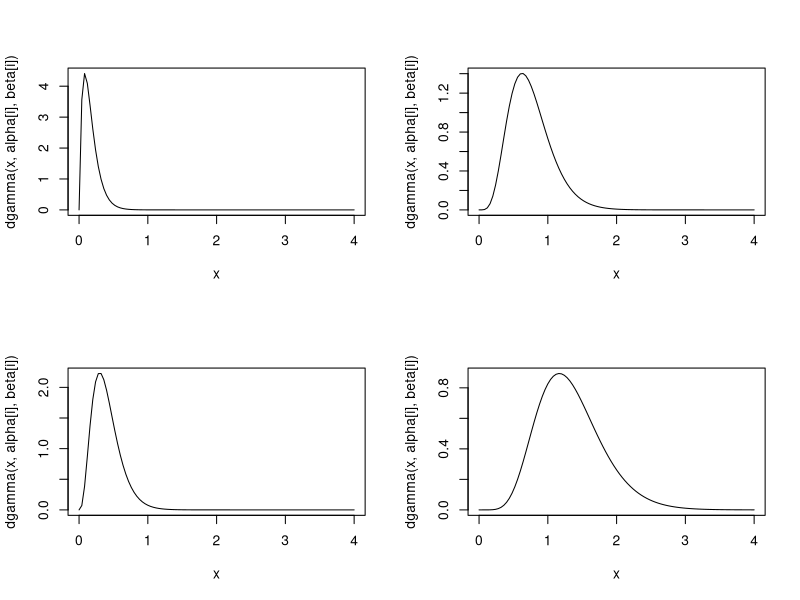
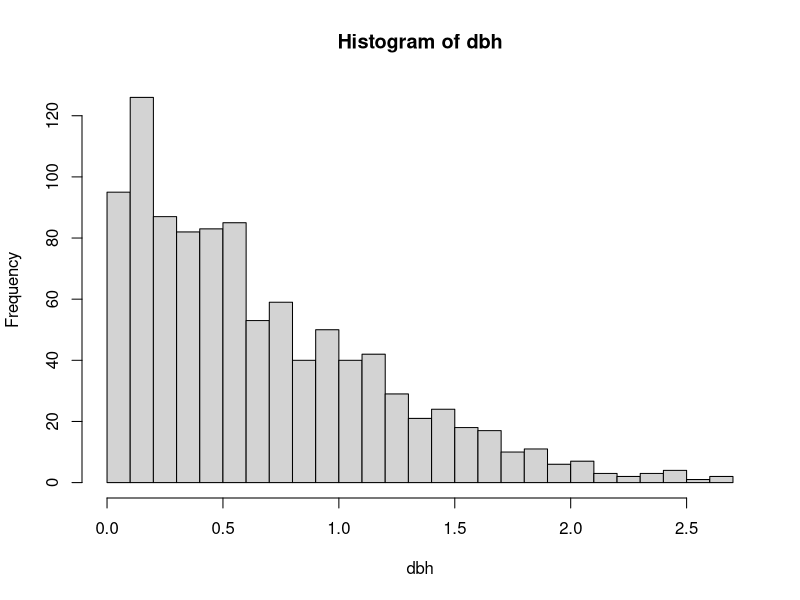
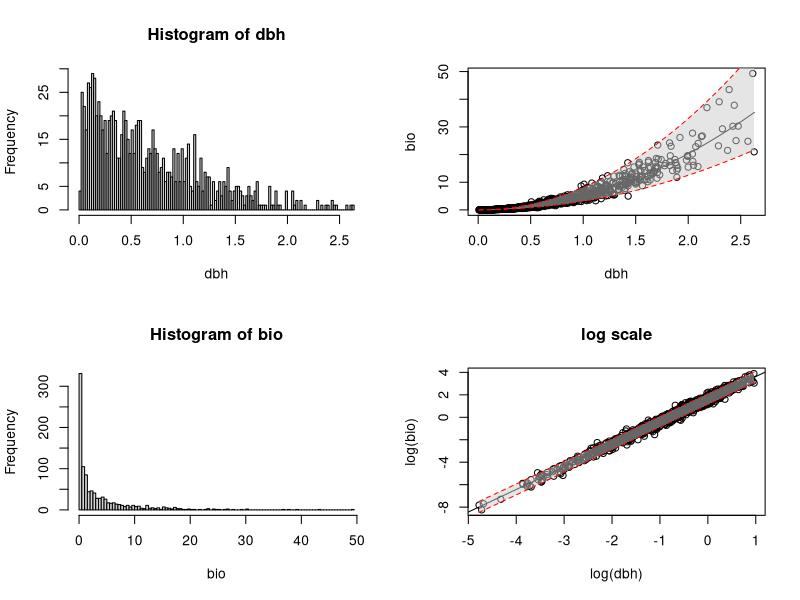

Reproduce these figures in R, in order.
##
## libraries and functions
##

make.gamma.mixture <- function(N, alpha, beta){
	# makes a mixture of gamma distributions given alpha and beta vectors
	n <- length(alpha)
	samp <- sample(1:n, N, replace = TRUE)    
	dbh <- rgamma(N, alpha[samp], beta[samp])
}

make.sim.biomass <- function(dbh, b0, b1, s2){
	# make a power law distribution function with exponential random normal error and restricts values less than 0
	N <- length(dbh)
	bio <- b0 * dbh ^ b1 * exp(rnorm(N, 0, s2))
	bio[bio < 0] <- min(bio)
	if(length(bio[bio < 0]) == 0){
		return(bio)
	} else{
		return(bio)
		"some values of biomass were less than 0 so were set to min(bio)"
	}
}

make.model.plot <- function(dbh, bio, file = 'pathname'){ # plot model fits and save to file using file = 'pathname'
	if(file != 'pathname'){
		pdf(file = "fullModel")
	}
	N <- length(dbh)
	layout(matrix(1:4, nrow = 2))
	hist(dbh, breaks = floor(N / 10))
	hist(bio, breaks = floor(N / 10))
	# model
	model <- lm(log(bio) ~ log(dbh))
	newdbh <- seq(min(dbh), max(dbh), length.out = N)
	preds <- predict(model, newdata = data.frame(dbh = newdbh), interval = "predict")
	
	plot(bio ~ dbh)
	curve(exp(model$coeff[1]) * x^model$coeff[2], add = TRUE)
	polygon(c(rev(newdbh), newdbh), c(rev(exp(preds[, 3])), exp(preds[, 2])), col = adjustcolor('grey80', alpha.f=0.5), border = NA)
	lines(newdbh, exp(preds[ ,3]), lty = 'dashed', col = 'red')
	lines(newdbh, exp(preds[ ,2]), lty = 'dashed', col = 'red')
	
	plot(log(bio) ~ log(dbh), main = 'log scale')
	abline(model)
	polygon(c(rev(log(newdbh)), log(newdbh)), c(rev(preds[, 3]), preds[, 2]), col = adjustcolor('grey80', alpha.f=0.5), border = NA)
	lines(log(newdbh), preds[ ,3], lty = 'dashed', col = 'red')
	lines(log(newdbh), preds[ ,2], lty = 'dashed', col = 'red')
	if(file != 'pathname'){
		dev.off()
	}
}

make.pi <- function(N){
	if(floor(N) < N){
		"N must be an integer"
	} else if(N < 2){
		"N must be greater than 2"
	} else if(N == 2){
		bias <- c(1 / 4, 0)
	} else {
		bias <- vector(length = N)
		for(j in 1:(N-1)){
			bias[j] <- (1 / (N * (N - 1)) * (sum(1:(N-1) * 1:(N-1) / (2:N))) + 1 /2 - (N - 1) / N) * (N - j)
		}
		bias[N] <- 0
		return(bias + 1:N / N)
	}
}

make.samp <- function(dbh, bio, n, method = 'srs'){
	N <- length(dbh)
	if(method == 'srs'){
		p <- n * rep(1 / N, N)
		samp <- sample(1:N, n, prob = p)
	}
	if(method == 'pps'){
		p <- n * dbh / sum(dbh)
		samp <- sample(1:N, n, prob = p)
	}
	if(method == 'ecdf'){
		p <- 2 * n / N * ecdf(dbh)(dbh)
		samp <- which(rbinom(1:N, 1, p) == 1)
	}
	if(method == 'design'){
		idx <- sample(1:N)
		p <- vector(length = N)
		for(k in 1:N){
			x <- dbh[idx[1:k]]
			fn <- ecdf(x)
			p[k] <- fn(x)[k]
		}
		p <- p * 2 * n / N # potential sample size adjustment
		samp <- which(rbinom(N, 1, p) == 1)
		idx <- order(dbh)
		#p <- make.pi(N)
	}  
	prob <- p[samp]
	dbh.samp <- dbh[samp]
	dbh.mn <- 1 / N * sum(dbh.samp / prob)
	bio.samp <- bio[samp]
	bio.mn <- 1 / N * sum(bio.samp / prob)	
	list(dbh = dbh.samp, dbh.mn = dbh.mn, bio = bio.samp, bio.mn = bio.mn, p = p, samp = samp)
}


##
## Simulate dbh
##

N <- 1000 # finite population size
n <- 100 # expected sample size

##
## Start with a population that is a mixture of Gamma Distributions
##

alpha <- c(2, 4, 6, 8) # gamma mixture parameter
beta <- c(12, 10, 8, 6) # gamma mixture parameter

dbh <- make.gamma.mixture(N, alpha, beta)

##
## Plot DBH
##

layout(matrix(1:4, 2, 2))
for(i in 1:4){ # plot the four distibutions to mix
	curve(dgamma(x, alpha[i], beta[i]), from = 0, to = 4)
}

par(mfrow = c(1, 1))
#pdf(file = 'dbh1.pdf')
hist(dbh, breaks = 20)
#dev.off()

## 
## True mean and variance for DBH
##

dbh.mn <- mean(dbh)
dbh.var <- var(dbh)

##
## Simulate Biomass
##

b0 <- 5
b1 <- 2
s2 <- 1/4

bio <- make.sim.biomass(dbh, b0, b1, s2)
bio.mn <- mean(bio)
bio.var <- var(bio)

##
## Plot Data
##

#make.model.plot(dbh, bio, file = "fullModel.pdf")
make.model.plot(dbh, bio)

##
## empirical estimator results
##
make.est.result <- function(rep, dbh, bio, n = N / 2, method = 'design'){
  out <- make.samp(dbh, bio, n, method = 'design')
  n.samp <- length(out$samp)
  z <- vector(length = n.samp - 1)
#  for(i in 2:n.samp){
# 	  z[i - 1] <- sum(out$dbh[1:(i - 1)]) + out$dbh[i] / out$p[out$samp][i]
#  }
#  1 / (N * n) * (N*out$dbh[1] + sum(z))
  for(i in 2:n.samp){
 	  z[i - 1] <- sum(out$bio[1:(i - 1)]) + out$bio[i] / out$p[out$samp][i]
  }
  1 / (N * n) * (N*out$bio[1] + sum(z))
}

temp <- sapply(1:100, make.est.result, dbh = dbh, bio = bio, n = N / 2, method = 'design') 
summary(temp)

bio.mn
dbh.mn


make.two.stage.samp <- function(rep, dbh, bio, n, n0, N0, method = 'design'){
	N <- length(dbh)
#	if(method == 'srs'){
#		p <- n * rep(1 / N, N)
#		samp <- sample(1:N, n, prob = p)
#	}
#	if(method == 'pps'){
#		p <- n * dbh / sum(dbh)
#		samp <- sample(1:N, n, prob = p)
#	}
#	if(method == 'ecdf'){
#		p <- 2 * n / N * ecdf(dbh)(dbh)
#		samp <- which(rbinom(1:N, 1, p) == 1)
#	}
	if(method == 'design'){
		dbh <- sample(dbh)
		idx0 <- sample(1:N0, n0)
		idx <- sample(N0:N)
		dbh.srs <- dbh[idx0]	
		p <- vector(length = N - N0)
		for(k in (N0 + 1):N){
			x <- dbh[idx[1:(k - N0)]]
			fn <- ecdf(x)
			p[k - N0] <- fn(x)[k - N0]
		}
		#p <- p * 2 * n / N # potential sample size adjustment
		samp <- which(rbinom(N - N0, 1, p) == 1)
		#p <- make.pi(N)
	}  
	prob <- p[samp]
	dbh.samp <- dbh[idx][samp]
	n <- length(dbh.srs) + length(dbh.samp)
	n.samp <- length(dbh.samp)
	z <- vector(length = n.samp)
	z[1] <- sum(dbh.srs) + dbh.samp[1] / prob[1]
	for(i in 2:n.samp){
		z[i] <- sum(dbh.srs) + sum(dbh.samp[1:(i - 1)]) + dbh.samp[i] / prob[i]
	}
  1 / (N * n) * (N * n0 * mean(dbh.srs) + sum(z))
}

test <- sapply(1:100, make.two.stage.samp, dbh = dbh, bio = bio, n = n, n0 = 50, N0 = N-4, method = 'design')
summary(test)
mean(na.omit(test))
dbh.mn
